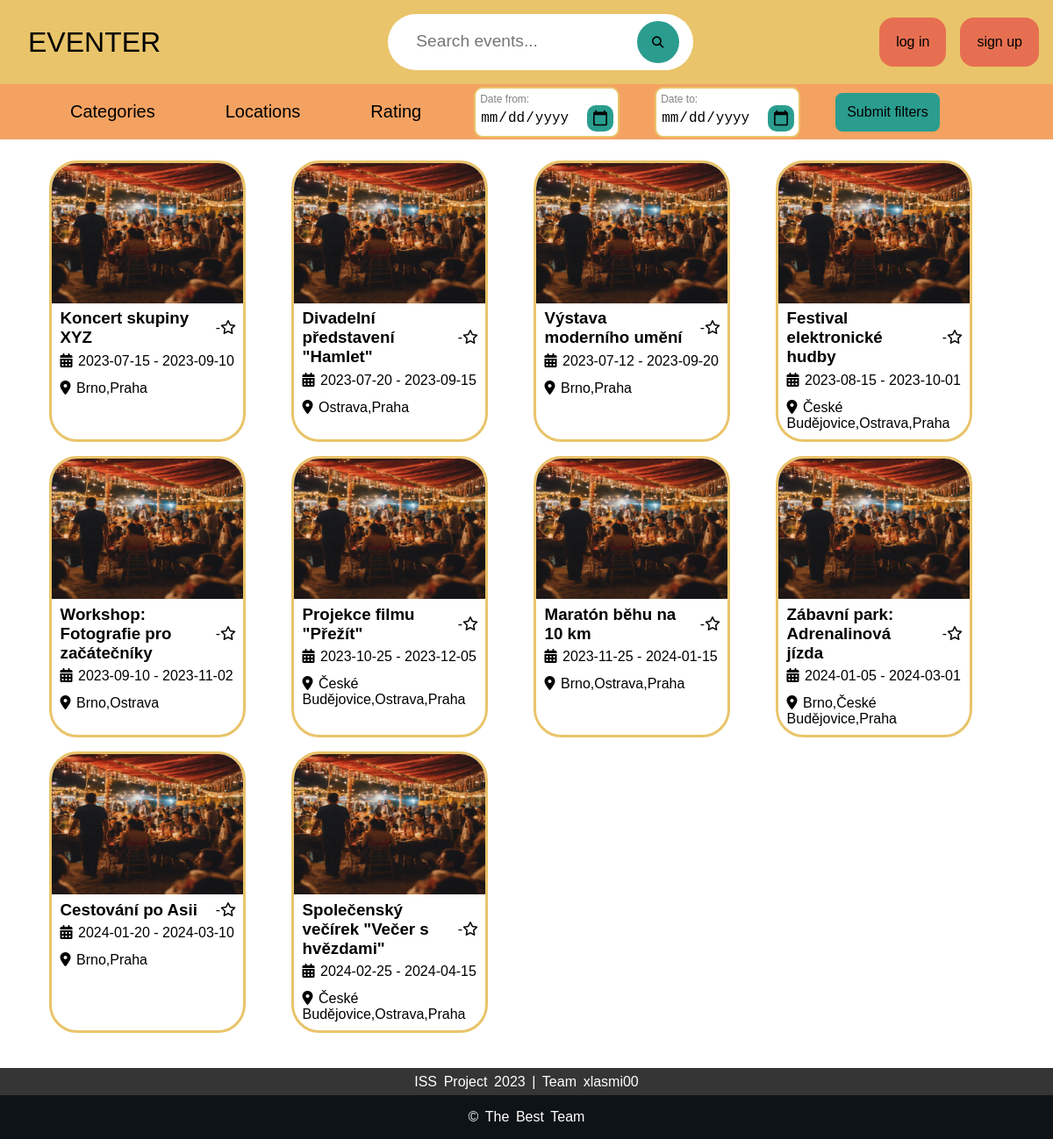
The page / on the database its author committed.
### tables this page shows
CREATE TABLE Event (
    event_id INT AUTO_INCREMENT PRIMARY KEY,
    event_name VARCHAR(128),
    event_description MEDIUMTEXT,
    event_icon VARCHAR(256),
    rating FLOAT,
    time_of_creation DATETIME DEFAULT CURRENT_TIMESTAMP,
    time_of_last_edit DATETIME,
    event_status VARCHAR(64),

    category_id INT,
    account_id INT,

    CONSTRAINT fk_event_owner
    FOREIGN KEY (account_id)
    REFERENCES Account(account_id) ON DELETE CASCADE
);

### common/html-components.php (the view, shortened to what this page needs)
<?php
require_once "db_handler.php";
function makeHead(string $title)
{
    ?>
    <!DOCTYPE html>
    <html lang="en">
    <head>
        <link rel="stylesheet" href="styles/style.css">
    </head>
    <body>
    <?php
}
    ?>
    <?php
function makeHeader()
{
    ?>
    <header>
        <div class="top-bar">
            <a id="logo" href="index.php"><p>EVENTER</p></a>
            <div class="search-bar">
                <form action="index.php" method="get">
                    <input type="text" placeholder="Search events..." name="events_search_bar" value="<?php echoSessionVal("events_search_bar", ""); ?>" >
                    <button><i class="fa-solid fa-magnifying-glass"></i></button>
                </form>
            </div>
            <div class="profile">
                <?php
                    if (userIsLoggedIn())
                    {
                        echo '<div class="profile-icon" onclick="menuToggle();">';
                        echo '<img id="profile_icon" src="'.getUserIcon().'">';
                        echo "</div>";
                        generateProfilMenu();
                    }
                    else
                    {
                        echo "<div class='login-btns'>";
                        echo "<a href='login.php' class='button-sharp-filled'>log in</a>";
                        echo "<a href='signup.php' class='button-sharp-filled'>sign up</a>";
                        echo "</div>";
                    }
                ?>
            </div>
        </div>
    </header>
    <?php
}
function makeFooter()
{
    ?>
    <footer>
        <div class="footer-top">
            <p> ISS Project 2023 | Team xlasmi00 </p>
        </div>
        <div class="footer-bottom">
            <p>&copy; The best Team</p>
        </div>
    </footer>
    </body>
    </html>
    <?php
}
    ?>
    <?php
function generateEventCard(&$event, $card_type = null) {
    echo '<a href="event-detail.php?event_id='.$event["event_id"].'" class="event-card'.$card_type.'">';
    echo '<img id="icon-'.$event['event_id'].'" src="'.getEventIcon($event).'">';
    echo '<div class="name-rating">';
    echo '    <h3>' . $event["event_name"] . '</h3>';
    echo '    <div class="rating">';
    echo '        <p>' . ($event["rating"] ?? '-'). '</p>';
    echo '        <i class="fa-regular fa-star"></i>';
    echo '    </div>';
    echo '</div>';
    echo '<ul>';
    echo '    <li><i class="fa-solid fa-calendar-days"></i>' . $event["earliest_date"] . ' - ' . $event["latest_date"] . '</li>';
    echo '    <li><i class="fa-solid fa-location-dot"></i>' . $event["cities"] .  '</li>';
    echo '</ul>';
    echo '</a>';
}
function generateEventCardsbyDate() {
    $events = getEvents('approved');
    echo '<div class="card-container">';
    foreach($events as &$event) {
            generateEventCard($event);
    }
    echo '</div>';
}
    ?>

### styles/style.css (style rules this page uses)
* { margin: 0; padding: 0; font-family: 'Poppins', sans-serif; box-sizing: border-box; }
body { background-color: white; }
header { width: 100%; background-color: #E9C46A; }
.top-bar { display: flex; align-items: center; flex-direction: row; justify-content: space-between; }
#logo { height: 100%; width: 30%; text-align: left; text-decoration: none; color: black; font-size: 2rem; margin: 1rem 0rem 1rem 2rem; }
.search-bar { width: 100%; max-width: 700px; display: flex; align-items: center; justify-content: center; padding: 1rem 2rem; }
.search-bar form { background-color: white; stroke: black; stroke-width: 0.2rem; border-radius: 60rem; padding: 0.5rem 1rem 0.5rem 2rem; }
.search-bar form input { background-color: transparent; flex: 1; border: 0; outline: none; font-size: 1.2rem; color: black; }
.search-bar button { width: 2rem; border: 0; border-radius: 50%; width: 3rem; height: 3rem; background-color: #2A9D8F; cursor: pointer; }
.profile { width: 30%; height: 100%; display: flex; justify-content: right; text-align: right; }
.login-btns a { margin-right: 1rem; border-radius: 1rem; }
footer { color: white; font-size: 1rem; word-spacing: 0.2rem; text-align: center; }
.footer-top { padding: 0.4rem 0; background-color: #353535; }
.footer-bottom { background: #0D1317; width: auto; padding: 1rem 0; align-items: center; }
.footer-bottom p { text-transform: capitalize; }

### styles/buttons.css (style rules this page uses)
.button-sharp-filled { display: inline-block; padding: 1rem; font-size: 1rem; text-align: center; text-decoration: none; border: 0.2rem solid #E76F51; color: black; background-color: #E76F51; cursor: pointer; }

### styles/event-card.css (style rules this page uses)
.event-card { width: 14rem; text-decoration: none; color: black; cursor: pointer; display: flex; flex-direction: column; justify-content: left; overflow: hidden; border: 0.2rem solid #E9C46A; padding: 0rem 0rem 0.2rem 0rem; margin: 0.5rem; border-radius: 2rem; }
.event-card img { max-height: 10rem; }
.event-card .name-rating h3 { width: 80%; }
.event-card .name-rating { padding: 0.4rem 0.5rem 0rem 0.6rem; display: flex; flex-direction: row; justify-content: space-between; align-items: center; }
.event-card .rating { display: flex; flex-direction: row; justify-content: center; }
.event-card ul { width: fit-content; }
.event-card ul li { font-size: 1rem; list-style: none; padding: 0.4rem 0.6rem 0.4rem 0.6rem; }
.event-card ul li i { padding: 0rem 0.4rem 0rem 0rem; }

### styles/index.css (style rules this page uses)
.card-container { display: grid; grid-template-columns: repeat(auto-fill, minmax(15rem, 1fr)); padding: 1rem 3rem 2rem 3rem; }

### rows shown on the page
event: event_name "Koncert skupiny XYZ", rating "-", earliest_date "2023-07-15", latest_date "2023-09-10", cities "Brno,Praha"
event: event_name "Divadelní představení \"Hamlet\"", rating "-", earliest_date "2023-07-20", latest_date "2023-09-15", cities "Ostrava,Praha"
event: event_name "Výstava moderního umění", rating "-", earliest_date "2023-07-12", latest_date "2023-09-20", cities "Brno,Praha"
event: event_name "Festival elektronické hudby", rating "-", earliest_date "2023-08-15", latest_date "2023-10-01", cities "České Budějovice,Ostrava,Praha"
event: event_name "Workshop: Fotografie pro začátečníky", rating "-", earliest_date "2023-09-10", latest_date "2023-11-02", cities "Brno,Ostrava"
event: event_name "Projekce filmu \"Přežít\"", rating "-", earliest_date "2023-10-25", latest_date "2023-12-05", cities "České Budějovice,Ostrava,Praha"
event: event_name "Maratón běhu na 10 km", rating "-", earliest_date "2023-11-25", latest_date "2024-01-15", cities "Brno,Ostrava,Praha"
event: event_name "Zábavní park: Adrenalinová jízda", rating "-", earliest_date "2024-01-05", latest_date "2024-03-01", cities "Brno,České Budějovice,Praha"
event: event_name "Cestování po Asii", rating "-", earliest_date "2024-01-20", latest_date "2024-03-10", cities "Brno,Praha"
event: event_name "Společenský večírek \"Večer s hvězdami\"", rating "-", earliest_date "2024-02-25", latest_date "2024-04-15", cities "České Budějovice,Ostrava,Praha"
